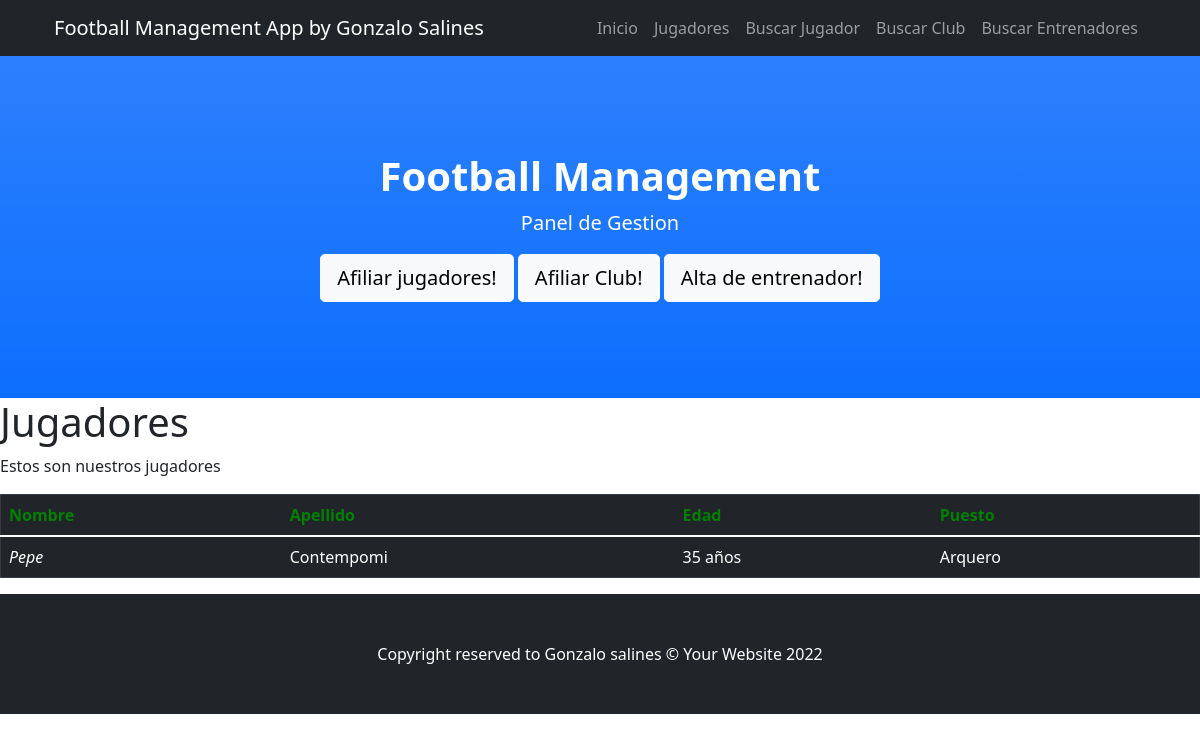
Before: /coder/jugadores/ with the older database file.
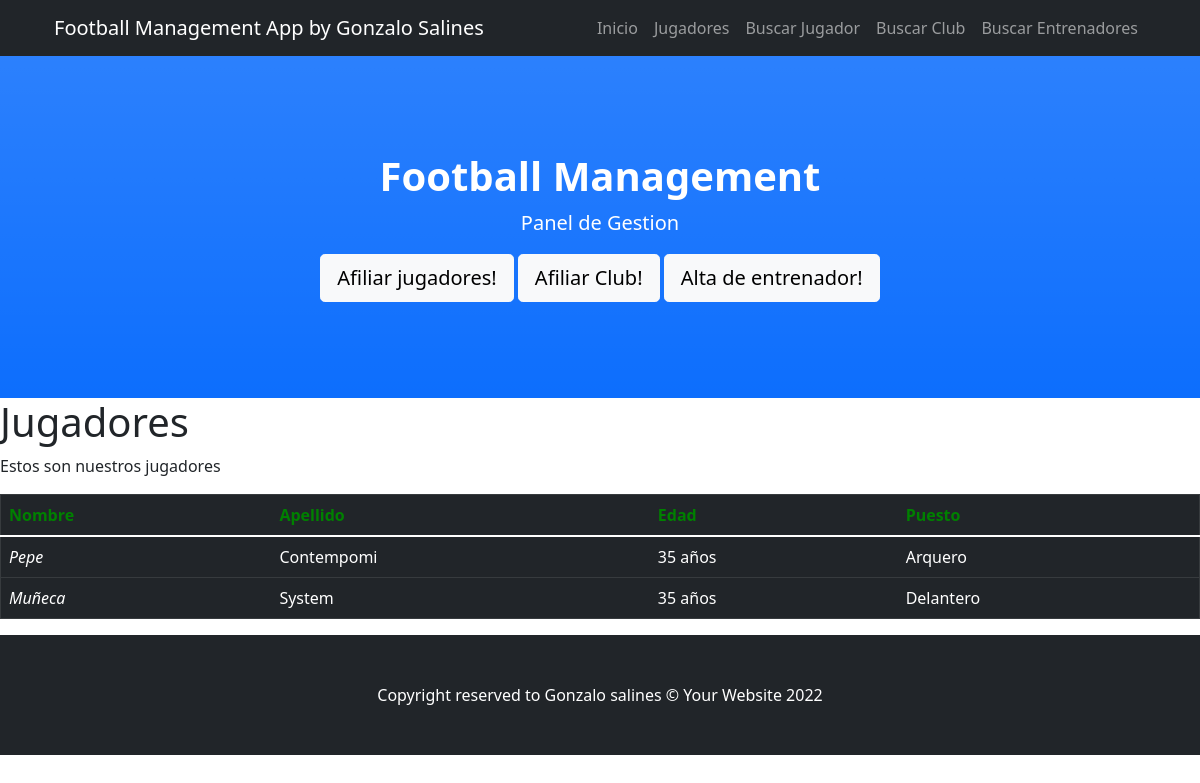
After: the same page with the newer database file.
### ProyectoFinal/models.py (models this page shows)
class Jugador(models.Model):
    nombre= models.CharField(max_length=35)
    apellido= models.CharField(max_length=35)
    edad= models.IntegerField()
    puesto= models.CharField(max_length=30)

### ProyectoFinal/views.py (the view)
# urls.py: path("jugadores/", lista_jugador, name="coder-jugadores"),
def lista_jugador(request):
    jugadores = Jugador.objects.all()
    tabla = {
        "lista_jugador": jugadores
    }
    return render(request, "ProyectoFinal/jugadores.html", tabla)

### ProyectoFinal/templates/ProyectoFinal/jugadores.html
{% extends 'ProyectoFinal/base.html' %}
{% block contenido %}
<h1>Jugadores</h1>
<p>Estos son nuestros jugadores</p>
<table class="table table-dark" border="1px solid black">
    <thead>
      <tr>
        <th scope="col" style="color: green;">Nombre</th>
        <th scope="col" style="color: green;">Apellido</th>
        <th scope="col" style="color: green;">Edad</th>
        <th scope="col" style="color: green;">Puesto</th>
      </tr>
    </thead>
    <tbody>
        {% for jugador in lista_jugador %}
      <tr>
        <td style="font-style: italic;">{{jugador.nombre}}</td>
        <td>{{jugador.apellido}}</td>
        <td>{{jugador.edad}} años</td>
        <td>{{jugador.puesto}}</td>
      </tr>
    {% endfor %}
    </tbody>
  </table>
</body>
</html>
{% endblock %}

Changed rows visible on the page:
added Jugador: nombre "Muñeca", apellido "System", edad "35", puesto "Delantero"
